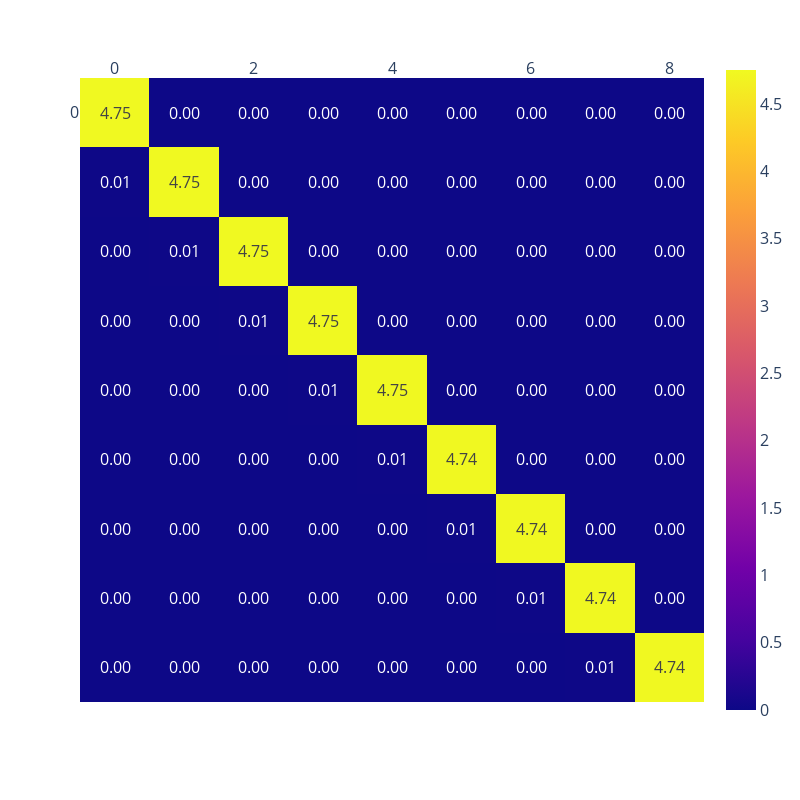

Write notebook code for a chart like this one.
### Code cell
fig = px.imshow(total_effs*100, text_auto = '.2f', x = np.arange(0, number_of_modes), y = np.arange(0, number_of_modes))
fig.update_xaxes(side="top")
fig.update_layout(width = 800,height = 800, font=dict(size=16), yaxis={'tickvals': atom.mq})
fig.show(renderer = 'vscode')

### Figure 1 — Plotly figure (JSON) as saved in the notebook; plotly's stock layout.template omitted (floating-point values rounded to 4 significant figures)
{"data": [{"coloraxis": "coloraxis", "hovertemplate": "x: %{x}<br>y: %{y}<br>color: %{z}<extra></extra>", "name": "0", "texttemplate": "%{z:.2f}", "type": "heatmap", "x": [0, 1, 2, 3, 4, 5, 6, 7, 8], "xaxis": "x", "y": [0, 1, 2, 3, 4, 5, 6, 7, 8], "yaxis": "y", "z": [[4.753, 0.002533, 4.105e-07, 1.674e-06, 7.489e-10, 6.575e-09, 4.186e-12, 4.246e-11, 3.213e-14], [0.01014, 4.752, 0.003342, 8.54e-07, 3.934e-06, 2.103e-09, 2.262e-08, 1.63e-11, 1.932e-10], [3.535e-06, 0.007914, 4.75, 0.003752, 1.345e-06, 6.325e-06, 3.852e-09, 4.845e-08, 3.858e-11], [0.0004213, 4.408e-06, 0.007125, 4.748, 0.004002, 1.901e-06, 8.669e-06, 5.837e-09, 8.323e-08], [7.854e-07, 6.459e-06, 4.612e-06, 0.00671, 4.746, 0.004172, 2.535e-06, 1.09e-05, 7.949e-09], [4.74e-05, 3.473e-07, 1.287e-05, 4.86e-06, 0.006451, 4.745, 0.004296, 3.252e-06, 1.298e-05], [2.051e-07, 5.976e-05, 7.568e-08, 4.112e-05, 5.23e-06, 0.006271, 4.743, 0.004389, 4.058e-06], [7.053e-06, 1.859e-10, 7.583e-05, 4.548e-09, 6.274e-05, 5.728e-06, 0.006138, 4.741, 0.004463], [5.726e-08, 5.288e-05, 7.204e-08, 5.578e-05, 5.15e-09, 7.741e-05, 6.351e-06, 0.006036, 4.739]]}], "layout": {"coloraxis": {"colorscale": [[0, "#0d0887"], [0.1111, "#46039f"], [0.2222, "#7201a8"], [0.3333, "#9c179e"], [0.4444, "#bd3786"], [0.5556, "#d8576b"], [0.6667, "#ed7953"], [0.7778, "#fb9f3a"], [0.8889, "#fdca26"], [1, "#f0f921"]]}, "font": {"size": 16}, "height": 800, "margin": {"t": 60}, "width": 800, "xaxis": {"anchor": "y", "constrain": "domain", "domain": [0, 1], "scaleanchor": "y", "side": "top"}, "yaxis": {"anchor": "x", "autorange": "reversed", "constrain": "domain", "domain": [0, 1], "tickvals": [0]}}}
